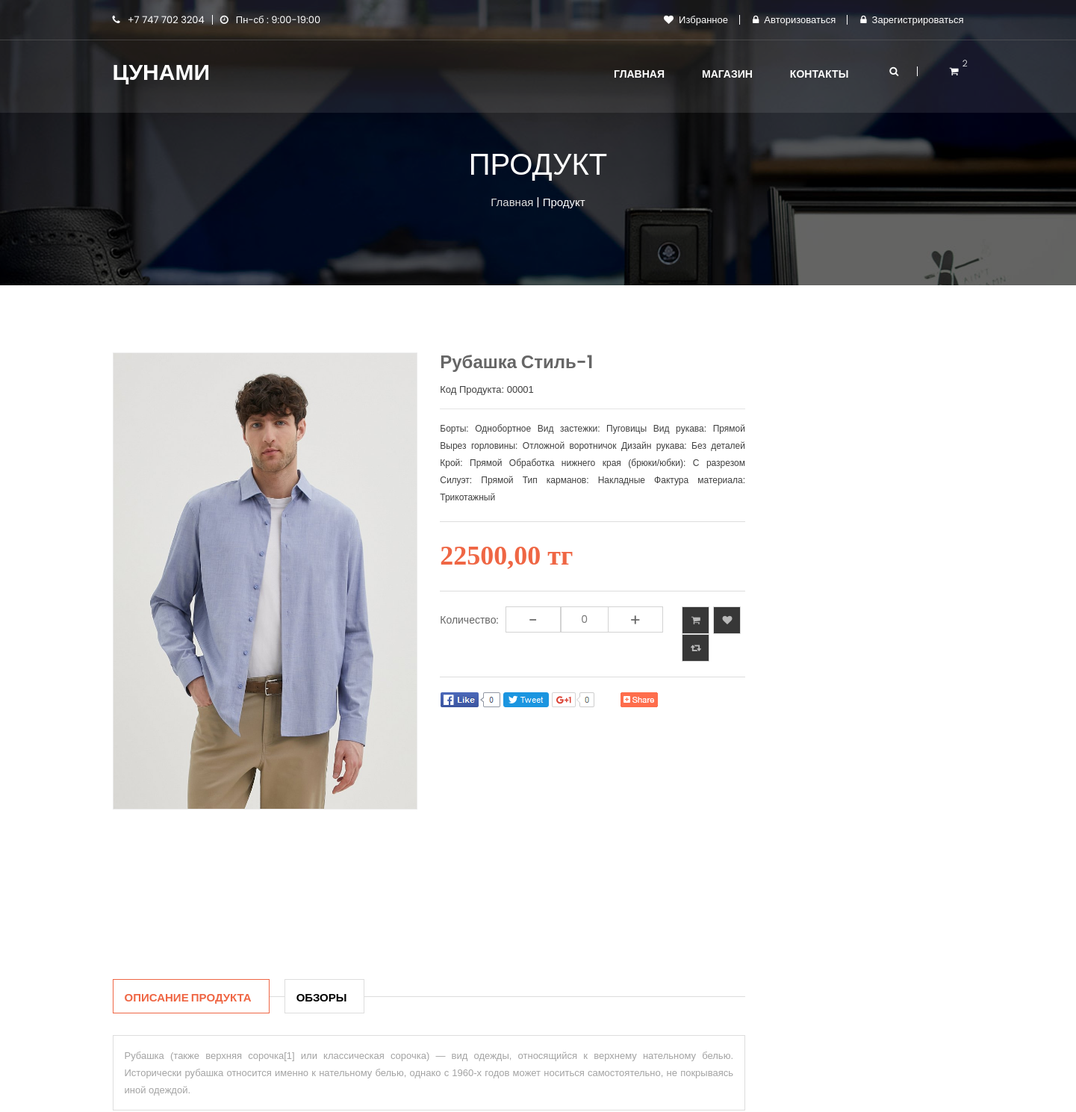
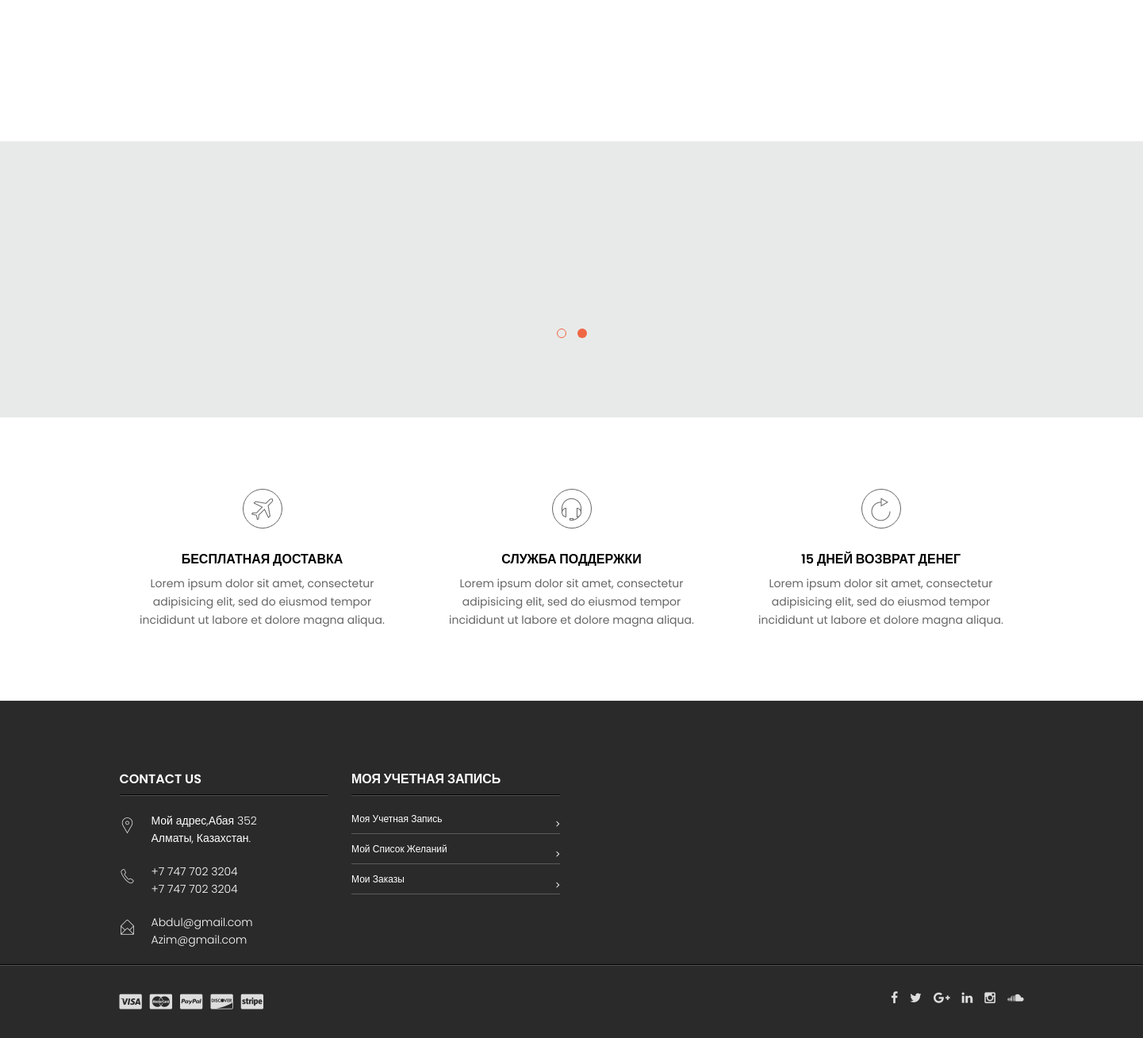
Screenshot of /catalog/product/rubashka-stil-1/ with the database file from the repository (2 pictures, top to bottom).
### goods/models.py (models this page shows, shortened)
class Products(models.Model):
    name = models.CharField(max_length=150, unique=True, verbose_name="Название")
    slug = models.SlugField(
        max_length=200, unique=True, blank=True, null=True, verbose_name="URL"
    )
    description = models.TextField(blank=True, null=True)
    image = models.ImageField(upload_to="goods_images", blank=True, null=True)
    image2 = models.ImageField(upload_to="goods_images", blank=True, null=True)
    image3 = models.ImageField(upload_to="goods_images", blank=True, null=True)
    image4 = models.ImageField(upload_to="goods_images", blank=True, null=True)
    image5 = models.ImageField(upload_to="goods_images", blank=True, null=True)
    image6 = models.ImageField(upload_to="goods_images", blank=True, null=True)
    price = models.DecimalField(
        default=0.00, max_digits=7, decimal_places=2, blank=True, null=True
    )
    discount = models.DecimalField(
        default=0.00, max_digits=7, decimal_places=2, blank=True, null=True
    )
    quantity = models.PositiveIntegerField(default=0)
    category = models.ForeignKey(to=Categories, on_delete=models.CASCADE)
    class Meta:
        db_table = "product"
        verbose_name = "Продукт"
        verbose_name_plural = "Продукты"
        ordering = ("id",)
    def display_id(self):
        return f"{self.id:05}"
    def sell_price(self):
        if self.discount:
            return round(self.price - self.price * self.discount/100,2)
        return self.price

### goods/views.py (the view)
# urls.py: path('product/<slug:product_slug>/', product, name = 'product'),
def product(request, product_slug):
    productslug = Products.objects.get(slug=product_slug)
    context = {"product": productslug}
    return render(request, "goods/product.html", context=context)

### goods/templatetags/goods_tags.py (called while the page is built)
@register.simple_tag()
def tag_categories():
    return Categories.objects.all()

### goods/templates/goods/product.html (shortened to what this page needs)
{% extends "main/base.html" %}
{% load static %}
{% block content %}
		<section class="contact-img-area">
            <div class="container">
                <div class="row">
                    <div class="col-md-12 text-center">
                        <div class="con-text">
                            <h2 class="page-title">Продукт</h2>
                            <p><a href="#">Главная</a> | Продукт</p>
                        </div>
                    </div>
                </div>
            </div>
        </section>
		<section class="single-product-area sit">
            <div class="container">
                <div class="row">
                    <div class="col-md-9">
                        <div class="row">
                            <div class="col-md-6 col-sm-6 none-si-pro">
                                <div class="pro-img-tab-content tab-content">
                                    <div class="tab-pane active" id="image-1">
                                        <div class="simpleLens-big-image-container">
                                            {% if product.image %}
                                                <a class="simpleLens-lens-image" data-lightbox="roadtrip" data-lens-image="{{product.image.url}}" href="{{product.image.url}}">
                                                    <img src="{{product.image.url}} " alt="" class="simpleLens-big-image">
                                                </a>
                                            {% else %}
                                                <a class="simpleLens-lens-image" data-lightbox="roadtrip" data-lens-image="{% static 'img/products/1.jpg' %}" href="{% static 'img/products/1.jpg' %}">
                                                    <img src="{% static 'img/products/1.jpg' %} " alt="" class="simpleLens-big-image">
                                                </a>
                                            {% endif %}
                                        </div>
                                    </div>
                                </div>
                                <div class="pro-img-tab-slider indicator-style2">
                                    <div class="item"><a href="#image-1" data-toggle="tab"><img src="{{product.image.url}}" alt="" /></a></div>
                                    <div class="item"><a href="#image-2" data-toggle="tab"><img src="{{product.image2.url}}" alt="" /></a></div>
                                    <div class="item"><a href="#image-3" data-toggle="tab"><img src="{{product.image3.url}}" alt="" /></a></div>
                                    <div class="item"><a href="#image-4" data-toggle="tab"><img src="{{product.image4.url}}" alt="" /></a></div>
                                </div>
                            </div>
                            <div class="col-md-6 col-sm-6">
                                <div class="cras">
                                    <div class="product-name">
                                        <h2>{{product.name}}</h2>
                                    </div>
                                    <p class="availability in-stock">
                                        Код продукта: {{product.display_id}}
                                    </p>
                                    <div class="short-description">
                                        <p>{{product.description}}</p>
                                    </div>
                                    <div class="pre-box">
										{% if product.discount %}
											<span class="special-price">{{product.sell_price}} тг</span>
										{% else %}
											<span class="special-price">{{product.price}} тг</span>
										{% endif %}
                                    </div>
                                    <div class="add-to-box1">
                                        <div class="add-to-box add-to-box2">
                                            <div class="add-to-cart">
                                                <div class="input-content">
                                                    <label>Количество:</label>
                                                    <div class="quantity">
                                                        <div class="cart-plus-minus">
                                                          <input type="text" value="0" name="qtybutton" class="cart-plus-minus-box">
                                                         </div>
                                                    </div>
                                                </div>
                                                <div class="product-icon">
                                                    <a href="#">
                                                        <i class="fa fa-shopping-cart"></i>
                                                    </a>
                                                    <a href="#">
                                                        <i class="fa fa-heart"></i>
                                                    </a>
                                                    <a href="#">
                                                        <i class="fa fa-retweet"></i>
                                                    </a>
                                                </div>
                                            </div>
                                        </div>
                                    </div>
                                    <div class="s-cart-img">
                                        <a href="#">
                                            <img alt="" src="{% static 'mg/icon-img/screenshot_2.png' %}">
                                        </a>
                                    </div>
                                </div>
                            </div>
                        </div>
                        <div class="row">
                            <div class="col-md-12 col-xs-12">
                                <div class="text">
                                    <ul class="nav nav-tabs" role="tablist">
                                        <li role="presentation" class="active">
                                            <a href="#home" aria-controls="home" role="tab" data-toggle="tab">Описание продукта</a>
                                        </li>
                                        <li role="presentation">
                                            <a href="#profile" aria-controls="profile" role="tab" data-toggle="tab">Обзоры</a>
                                        </li>
                                    </ul>
                                    <div class="tab-content tab-con2">
                                        <div role="tabpanel" class="tab-pane active" id="home">Рубашка (также верхняя сорочка[1] или классическая сорочка) — вид одежды, относящийся к верхнему нательному белью. Исторически рубашка относится именно к нательному белью, однако с 1960-х годов может носиться самостоятельно, не покрываясь иной одеждой. </div>
                                    </div>
                                </div>
                            </div>
                        </div>
                    </div>
                </div>
            </div>
        </section>
       <section class="section-padding-top">
       </section>
{% endblock content %}

### rows the page displays
Products: image (picture), image2 (picture), image3 (picture), image4 (picture), name "Рубашка Стиль-1", display_id "00001", description "Борты: Однобортное Вид застежки: Пуговицы Вид рукава: Прямой Вырез горловины: Отложной воротничок Дизайн рукава: Без деталей Крой: Прямой Обработка нижнего края (брюки/юбки): С разрезом Силуэт: Прямой Тип карманов: Накладные Фактура материала: Трикотажный", sell_price "22500,00"
